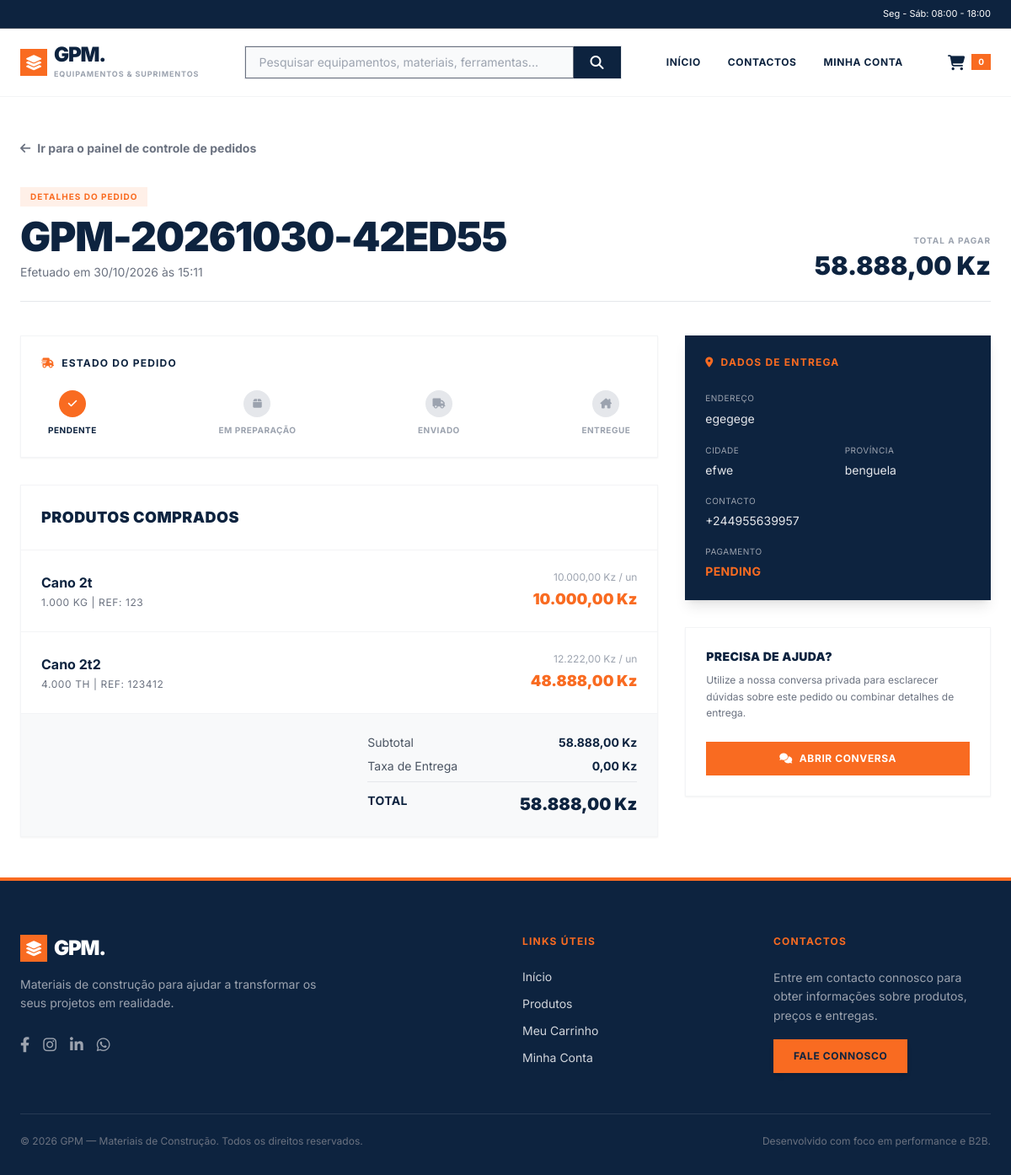
/gpm2/cliente/pedido.php?id=5 (signed in), run on the app's committed database.
### tables this page shows
CREATE TABLE `orders` (
  `id` bigint(20) UNSIGNED NOT NULL,
  `order_number` varchar(40) NOT NULL,
  `customer_id` bigint(20) UNSIGNED NOT NULL,
  `responsible_user_id` bigint(20) UNSIGNED DEFAULT NULL,
  `customer_type` enum('individual','company') NOT NULL DEFAULT 'individual',
  `customer_name` varchar(180) NOT NULL,
  `customer_nif` varchar(50) DEFAULT NULL,
  `customer_phone` varchar(40) NOT NULL,
  `customer_email` varchar(190) DEFAULT NULL,
  `delivery_address` text DEFAULT NULL,
  `delivery_city` varchar(100) DEFAULT NULL,
  `delivery_province` varchar(100) DEFAULT NULL,
  `delivery_fee` decimal(15,2) NOT NULL DEFAULT 0.00,
  `discount` decimal(15,2) NOT NULL DEFAULT 0.00,
  `subtotal` decimal(15,2) NOT NULL DEFAULT 0.00,
  `total` decimal(15,2) NOT NULL DEFAULT 0.00,
  `payment_method` varchar(80) DEFAULT NULL,
  `payment_status` enum('pending','partial','paid','refunded') NOT NULL DEFAULT 'pending',
  `status` enum('pending','confirmed','preparing','shipped','completed','cancelled') NOT NULL DEFAULT 'pending',
  `notes` text DEFAULT NULL,
  `stock_deducted` tinyint(1) NOT NULL DEFAULT 0,
  `ordered_at` datetime NOT NULL DEFAULT current_timestamp(),
  `confirmed_at` datetime DEFAULT NULL,
  `completed_at` datetime DEFAULT NULL,
  `cancelled_at` datetime DEFAULT NULL,
  `created_at` timestamp NOT NULL DEFAULT current_timestamp(),
  `updated_at` timestamp NOT NULL DEFAULT current_timestamp() ON UPDATE current_timestamp(),
  `delivery_street` varchar(180) DEFAULT NULL,
  `delivery_neighborhood` varchar(120) DEFAULT NULL,
  `delivery_reference` varchar(255) DEFAULT NULL
);

CREATE TABLE `order_items` (
  `id` bigint(20) UNSIGNED NOT NULL,
  `order_id` bigint(20) UNSIGNED NOT NULL,
  `product_id` bigint(20) UNSIGNED DEFAULT NULL,
  `product_name` varchar(200) NOT NULL,
  `product_sku` varchar(80) DEFAULT NULL,
  `unit` varchar(40) NOT NULL DEFAULT 'unidade',
  `quantity` decimal(15,3) NOT NULL,
  `unit_price` decimal(15,2) NOT NULL,
  `subtotal` decimal(15,2) NOT NULL,
  `created_at` timestamp NOT NULL DEFAULT current_timestamp()
);

### gpm2/cliente/includes/iniciar.php (called while the page is built, shortened)
<?php
require_once dirname(__DIR__, 2) . '/app/bootstrap.php';
function escapar(mixed $valor): string
{
    return htmlspecialchars(
        (string) ($valor ?? ''),
        ENT_QUOTES | ENT_SUBSTITUTE,
        'UTF-8'
    );
}

### gpm2/app/bootstrap.php (called while the page is built, shortened)
<?php
function money(mixed $value): string
{
    return number_format((float) $value, 2, ',', '.') . ' Kz';
}

### gpm2/cliente/pedido.php (the view, shortened to what this page needs)
<?php
require_once __DIR__ . '/includes/iniciar.php';
$pdo = db();
$clienteId = (int) cliente_atual()['id'];
$pedidoId = filter_input(INPUT_GET, 'id', FILTER_VALIDATE_INT);
$stmt = $pdo->prepare(
    "SELECT *
     FROM orders
     WHERE id = ? AND customer_id = ?
     LIMIT 1"
);
$stmt->execute([$pedidoId, $clienteId]);
$pedido = $stmt->fetch(PDO::FETCH_ASSOC);
$stmt = $pdo->prepare(
    "SELECT product_name, product_sku, quantity, unit,
            unit_price, subtotal
     FROM order_items
     WHERE order_id = ?
     ORDER BY id ASC"
);
$stmt->execute([$pedidoId]);
$itens = $stmt->fetchAll(PDO::FETCH_ASSOC);
$stmt = $pdo->prepare(
    "SELECT id
     FROM conversations
     WHERE order_id = ? AND customer_id = ?
     LIMIT 1"
);
$stmt->execute([$pedidoId, $clienteId]);
$conversa = $stmt->fetch(PDO::FETCH_ASSOC);
require_once __DIR__ . '/includes/header-marketplace.php';
?>
<main class="max-w-site mx-auto px-4 sm:px-6 py-12 flex-1 relative w-full">
    <div class="mb-8 reveal">
        <a href="painel-cliente/index.php" class="inline-flex items-center gap-2 text-sm font-bold text-gray-500 hover:text-[#f96b21] transition">
            <i class="fa-solid fa-arrow-left"></i> Ir para o painel de controle de pedidos
        </a>
    </div>
    <div class="flex flex-col md:flex-row justify-between items-start md:items-end mb-10 gap-4 border-b border-gray-200 pb-6 reveal">
        <div>
            <div class="inline-block bg-[#f96b21]/10 text-[#f96b21] text-[10px] font-bold uppercase tracking-widest px-3 py-1 mb-3">
                Detalhes do Pedido
            </div>
            <h1 class="text-3xl md:text-5xl font-black text-[#0d233f] uppercase tracking-tight">
                <?= escapar($pedido['order_number']) ?>
            </h1>
            <p class="text-gray-500 text-sm mt-2">
                Efetuado em <?= date('d/m/Y \à\s H:i', strtotime($pedido['ordered_at'])) ?>
            </p>
        </div>
        <div class="text-left md:text-right">
            <span class="block text-[10px] font-bold text-gray-400 uppercase tracking-widest mb-1">Total a Pagar</span>
            <span class="text-3xl font-black text-[#0d233f]"><?= escapar(money($pedido['total'])) ?></span>
        </div>
    </div>
    <div class="grid grid-cols-1 lg:grid-cols-3 gap-8">
        <div class="lg:col-span-2 space-y-8">
            <div class="bg-white border border-gray-100 shadow-sm p-6 reveal">
                <h2 class="text-xs font-bold text-[#0d233f] uppercase tracking-widest mb-6 flex items-center gap-2">
                    <i class="fa-solid fa-truck-fast text-[#f96b21]"></i> Estado do Pedido
                </h2>
                <div class="flex items-center justify-between relative">
                    <div class="absolute top-1/2 left-0 w-full h-0.5 bg-gray-100 -z-10"></div>
                    <div class="flex flex-col items-center gap-2 bg-white px-2">
                        <div class="w-8 h-8 rounded-full flex items-center justify-center text-xs <?= in_array($pedido['status'], ['pending','confirmed','preparing','shipped','completed','completed']) ? 'bg-[#f96b21] text-white' : 'bg-gray-200 text-gray-400' ?>">
                            <i class="fa-solid fa-check"></i>
                        </div>
                        <span class="text-[10px] font-bold uppercase tracking-wider <?= in_array($pedido['status'], ['pending','confirmed','preparing','shipped','completed','completed']) ? 'text-[#0d233f]' : 'text-gray-400' ?>">Pendente</span>
                    </div>
                    <div class="flex flex-col items-center gap-2 bg-white px-2">
                        <div class="w-8 h-8 rounded-full flex items-center justify-center text-xs <?= in_array($pedido['status'], ['preparing','shipped','completed','completed']) ? 'bg-[#f96b21] text-white' : 'bg-gray-200 text-gray-400' ?>">
                            <i class="fa-solid fa-box"></i>
                        </div>
                        <span class="text-[10px] font-bold uppercase tracking-wider <?= in_array($pedido['status'], ['preparing','shipped','completed','completed']) ? 'text-[#0d233f]' : 'text-gray-400' ?>">Em Preparação</span>
                    </div>
                    <div class="flex flex-col items-center gap-2 bg-white px-2">
                        <div class="w-8 h-8 rounded-full flex items-center justify-center text-xs <?= in_array($pedido['status'], ['shipped','completed','completed']) ? 'bg-[#f96b21] text-white' : 'bg-gray-200 text-gray-400' ?>">
                            <i class="fa-solid fa-truck"></i>
                        </div>
                        <span class="text-[10px] font-bold uppercase tracking-wider <?= in_array($pedido['status'], ['shipped','completed','completed']) ? 'text-[#0d233f]' : 'text-gray-400' ?>">Enviado</span>
                    </div>
                    <div class="flex flex-col items-center gap-2 bg-white px-2">
                        <div class="w-8 h-8 rounded-full flex items-center justify-center text-xs <?= in_array($pedido['status'], ['completed','completed']) ? 'bg-[#f96b21] text-white' : 'bg-gray-200 text-gray-400' ?>">
                            <i class="fa-solid fa-house-chimney"></i>
                        </div>
                        <span class="text-[10px] font-bold uppercase tracking-wider <?= in_array($pedido['status'], ['completed','completed']) ? 'text-[#0d233f]' : 'text-gray-400' ?>">Entregue</span>
                    </div>
                </div>
            </div>
            <div class="bg-white border border-gray-100 shadow-sm reveal">
                <div class="p-6 border-b border-gray-100">
                    <h2 class="text-lg font-black text-[#0d233f] uppercase tracking-wide">Produtos Comprados</h2>
                </div>
                <div class="divide-y divide-gray-100">
                    <?php foreach ($itens as $item): ?>
                        <div class="p-6 flex flex-col sm:flex-row justify-between items-start sm:items-center gap-4">
                            <div>
                                <span class="block font-bold text-[#0d233f] text-base"><?= escapar($item['product_name']) ?></span>
                                <span class="block text-xs text-gray-500 uppercase tracking-wider mt-1">
                                    <?= escapar($item['quantity']) ?> <?= escapar($item['unit']) ?>
                                    <?php if ($item['product_sku']): ?>
                                        | Ref: <?= escapar($item['product_sku']) ?>
                                    <?php endif; ?>
                                </span>
                            </div>
                            <div class="text-left sm:text-right">
                                <span class="block text-xs text-gray-400 mb-1"><?= escapar(money($item['unit_price'])) ?> / un</span>
                                <span class="block font-black text-[#f96b21] text-lg"><?= escapar(money($item['subtotal'])) ?></span>
                            </div>
                        </div>
                    <?php endforeach; ?>
                </div>
                <div class="p-6 bg-[#f8f9fa] border-t border-gray-100">
                    <div class="space-y-2 text-sm text-gray-600 max-w-xs ml-auto">
                        <div class="flex justify-between">
                            <span>Subtotal</span>
                            <span class="font-bold text-[#0d233f]"><?= escapar(money($pedido['subtotal'])) ?></span>
                        </div>
                        <div class="flex justify-between">
                            <span>Taxa de Entrega</span>
                            <span class="font-bold text-[#0d233f]"><?= escapar(money($pedido['delivery_fee'])) ?></span>
                        </div>
                        <div class="flex justify-between border-t border-gray-200 pt-3 mt-3">
                            <span class="font-bold text-[#0d233f] uppercase tracking-wide">Total</span>
                            <span class="font-black text-[#0d233f] text-xl"><?= escapar(money($pedido['total'])) ?></span>
                        </div>
                    </div>
                </div>
            </div>
        </div>
        <div class="lg:col-span-1 space-y-8 reveal" style="animation-delay: 0.2s;">
            <div class="bg-[#0d233f] text-white shadow-lg p-6">
                <h2 class="text-xs font-bold text-[#f96b21] uppercase tracking-widest mb-6 flex items-center gap-2">
                    <i class="fa-solid fa-location-dot"></i> Dados de Entrega
                </h2>
                <div class="space-y-4 text-sm">
                    <div>
                        <span class="block text-[10px] text-gray-400 uppercase tracking-wider mb-1">Endereço</span>
                        <p class="text-gray-200 leading-relaxed"><?= escapar($pedido['delivery_address']) ?></p>
                    </div>
                    <div class="grid grid-cols-2 gap-4">
                        <div>
                            <span class="block text-[10px] text-gray-400 uppercase tracking-wider mb-1">Cidade</span>
                            <p class="text-gray-200"><?= escapar($pedido['delivery_city'] ?: 'N/A') ?></p>
                        </div>
                        <div>
                            <span class="block text-[10px] text-gray-400 uppercase tracking-wider mb-1">Província</span>
                            <p class="text-gray-200"><?= escapar($pedido['delivery_province'] ?: 'N/A') ?></p>
                        </div>
                    </div>
                    <div>
                        <span class="block text-[10px] text-gray-400 uppercase tracking-wider mb-1">Contacto</span>
                        <p class="text-gray-200"><?= escapar($pedido['customer_phone']) ?></p>
                    </div>
                    <div>
                        <span class="block text-[10px] text-gray-400 uppercase tracking-wider mb-1">Pagamento</span>
                        <p class="text-[#f96b21] font-bold uppercase tracking-wide">
                            <?= escapar($pedido['payment_status'] ?: 'A combinar') ?>
                        </p>
                    </div>
                </div>
            </div>
            <div class="bg-white border border-gray-100 shadow-sm p-6">
                <h2 class="text-sm font-black text-[#0d233f] uppercase tracking-wide mb-2">Precisa de Ajuda?</h2>
                <p class="text-xs text-gray-500 leading-relaxed mb-6">
                    Utilize a nossa conversa privada para esclarecer dúvidas sobre este pedido ou combinar detalhes de entrega.
                </p>
                <?php if ($conversa): ?>
                    <a href="../cliente/painel-cliente/chat.php?pedido=<?= (int) $pedido['id'] ?>" class="w-full bg-[#f96b21] hover:bg-[#e05812] text-white font-bold text-xs uppercase tracking-wider py-3 px-4 transition flex items-center justify-center gap-2">
                        <i class="fa-solid fa-comments"></i> Abrir Conversa
                    </a>
                <?php else: ?>
                    <div class="bg-gray-50 text-gray-500 text-xs text-center p-3 uppercase tracking-wider">
                        Conversa indisponível
                    </div>
                <?php endif; ?>
            </div>
        </div>
    </div>
</main>
<?php require_once __DIR__ . '/includes/footer-marketplace.php'; ?>
</body>
</html>

### gpm2/cliente/includes/header-marketplace.php (style rules this page uses)
body { font-family: 'Inter', sans-serif; background-color: #ffffff; color: #333; margin: 0; }

### data on the page
orders: order_number "GPM-20261030-42ED55", ordered_at "30/10/2026 às 15:11", total "58.888,00 Kz", subtotal "58.888,00 Kz", delivery_fee "0,00 Kz", delivery_address "egegege", delivery_city "efwe", delivery_province "benguela", customer_phone "+244955639957", payment_status "PENDING"
order_items: product_name "Cano 2t", quantity "1.000", unit "KG", product_sku "123", unit_price "10.000,00 Kz", subtotal "10.000,00 Kz"
order_items: product_name "Cano 2t2", quantity "4.000", unit "TH", product_sku "123412", unit_price "12.222,00 Kz", subtotal "48.888,00 Kz"

### other printed values
$quantidadeCarrinho "0"
